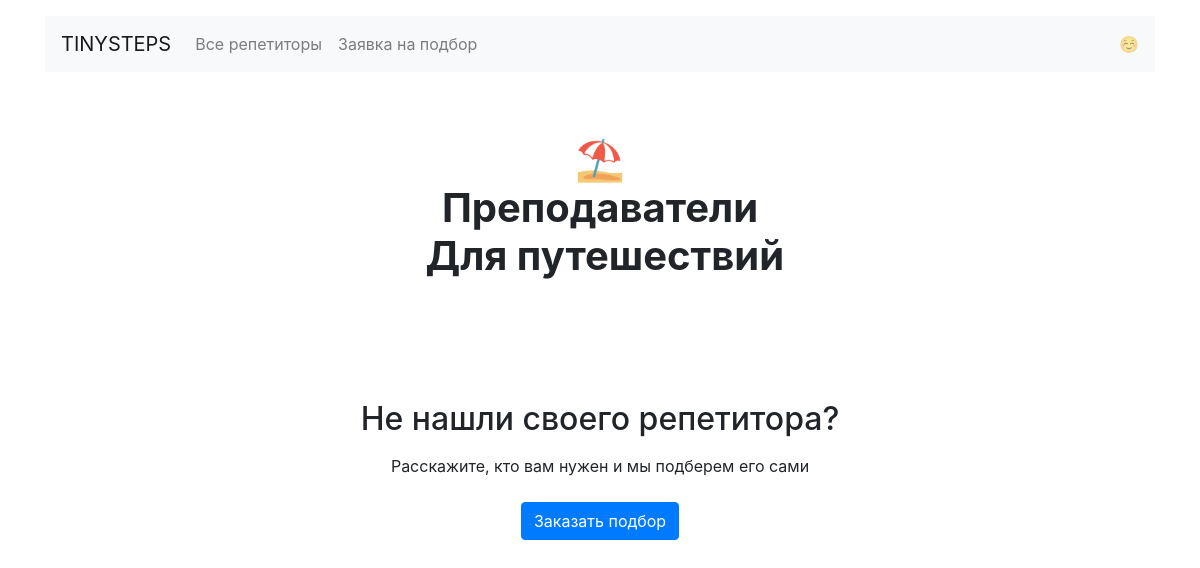
Page /goals/travel/ on the earlier database version.
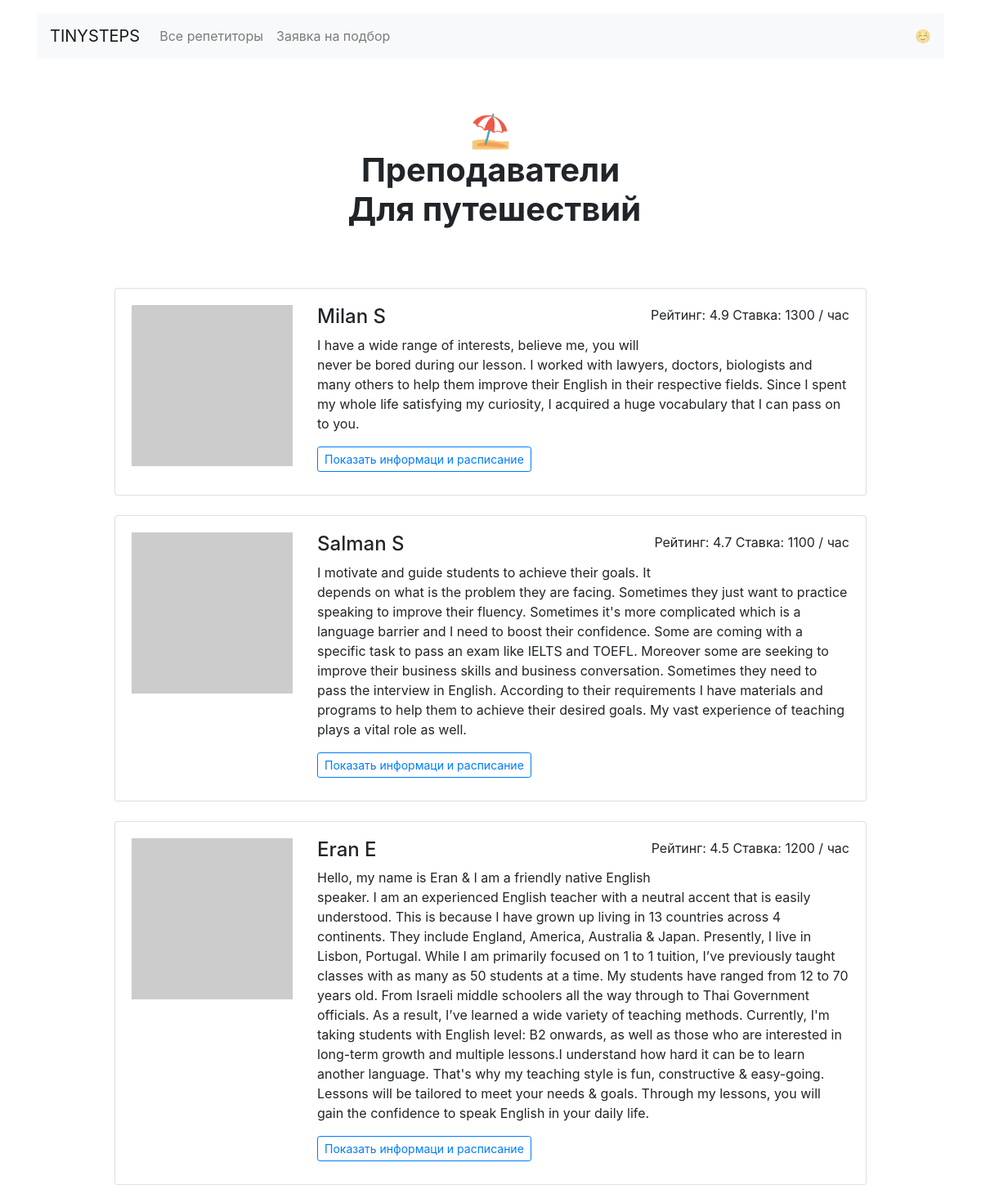
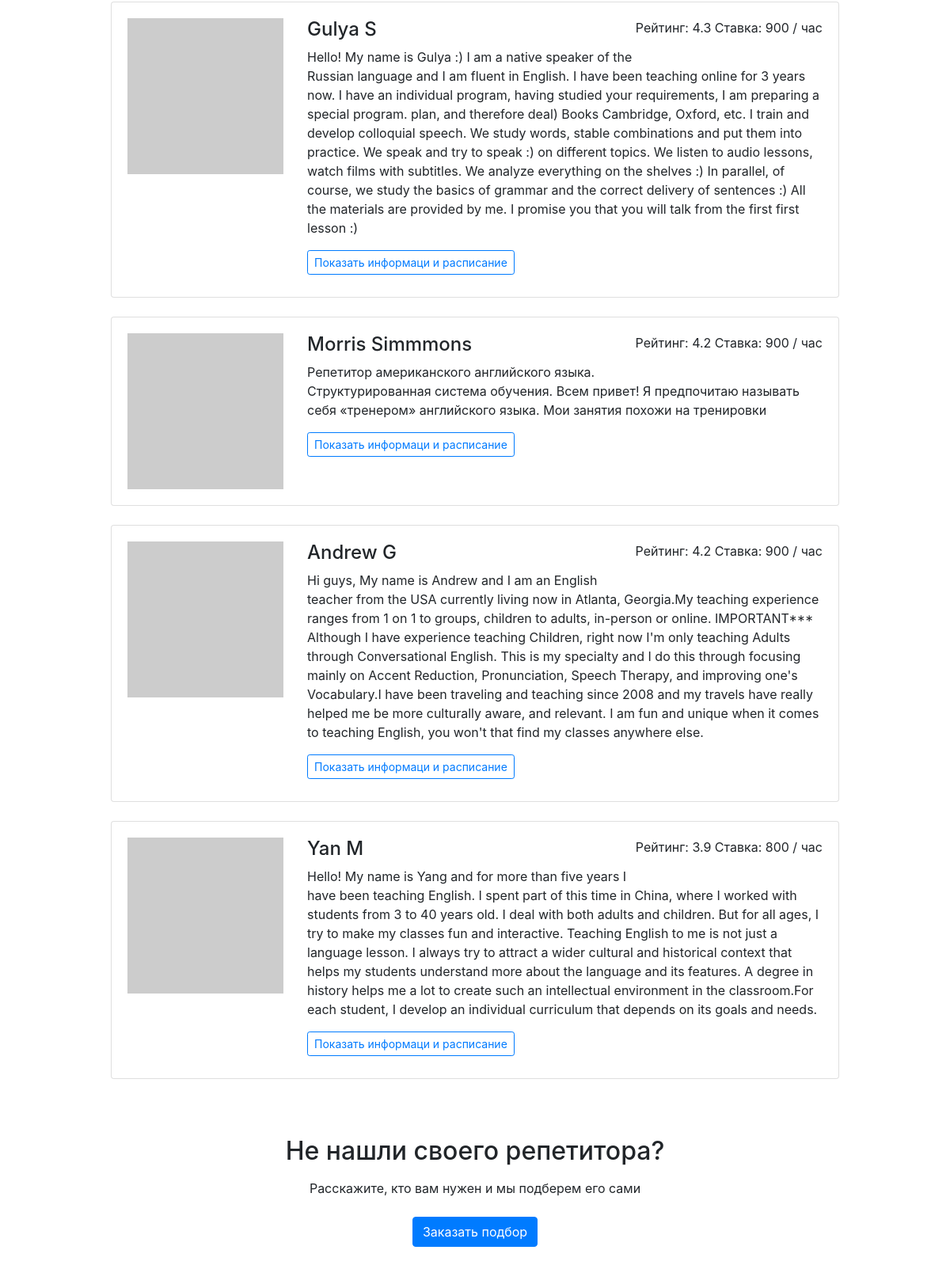
Same page on the later database version (2 pictures, top to bottom).
### app.py (models this page shows)
class Teacher(db.Model):
    __tablename__ = "teachers"
    id = db.Column(db.Integer, primary_key=True)
    name = db.Column(db.String, nullable=False)
    price = db.Column(db.Integer, nullable=False)
    schedule = db.Column(db.String, nullable=False)
    rating = db.Column(db.Float, nullable=False)
    picture = db.Column(db.String, nullable=False)
    about = db.Column(db.String, nullable=False)
    goals = db.Column(db.String, nullable=False)
    students = db.relationship("Booking", back_populates="teacher")

### app.py (the view)
@app.route('/goals/<goal>/')
def goal_page(goal):
    if goal == 'travel':
        emoji_item = emoji[0]
    elif goal == 'work':
        emoji_item = emoji[2]
    elif goal == 'study':
        emoji_item = emoji[1]
    elif goal == 'programming':
        emoji_item = emoji[4]
    else:
        emoji_item = emoji[3]
    teachers_goal_list = db.session.query(Teacher).filter(Teacher.goals.contains(goal)).all()
    sorted_by_rating_teachers_goal_list = sorted(teachers_goal_list, key=lambda teachers: teachers.rating, reverse=True)
    return render_template('goal.html',
                           goal=goal,
                           goals_file=goals_file,
                           sorted_by_rating_teachers_goal_list=sorted_by_rating_teachers_goal_list,
                           emoji=emoji,
                           emoji_item=emoji_item
                           )

### templates/goal.html (shortened to what this page needs)
{% extends 'base.html' %}
{% block container %}
  <main class="container mt-3">
    <h1 class="h1 text-center w-50 mx-auto mt-1 py-5 mb-4"><strong>{{ emoji_item }}<br />Преподаватели <br>  {{ goals_file[goal] }}</strong></h1>
      <div class="row">
      <div class="col-12 col-lg-10 offset-lg-1 m-auto">{% for teacher in sorted_by_rating_teachers_goal_list %}
        <div class="card mb-4">
          <div class="card-body">
            <div class="row">
              <div class="col-3"><img src="{{ teacher['picture'] }}" class="img-fluid" alt=""></div>
              <div class="col-9">
                <p class="float-right">Рейтинг: {{ teacher['rating'] }} Ставка: {{ teacher['price'] }} / час</p>
                <h2 class="h4">{{ teacher['name'] }}</h2>
                <p>{{ teacher['about'] }}</p>
                <a href="/profiles/{{ teacher['id'] }}" class="btn btn-outline-primary btn-sm mr-3 mb-2">Показать информаци и расписание</a>
              </div>
            </div>
          </div>
        </div>{% endfor %}
      </div>
    </div>
    <h2 class="text-center mt-5 mb-3">Не нашли своего репетитора?</h2>
    <p class="text-center mb-4">Расскажите, кто вам нужен и мы подберем его сами</p>
    <div class="text-center pb-5">
        <a href="/request/" class="btn btn-primary">Заказать подбор</a>
    </div>
  </main>
</body>{% endblock %}

### templates/base.html (shortened to what this page needs)
<!DOCTYPE html>
<html lang="ru">
<head>
  <link rel="stylesheet" href="https://stackpath.bootstrapcdn.com/bootstrap/4.3.1/css/bootstrap.min.css">
</head>
<body>
  <header class="container mt-3">
    <nav class="navbar navbar-expand-lg navbar-light bg-light">
      <a class="navbar-brand" href="/">TINYSTEPS</a>
      <div class="collapse navbar-collapse" id="navbarNav">
        <ul class="navbar-nav">
          <li class="nav-item">
            <a class="nav-link" href="/all/">Все репетиторы</a>
          </li>
          <li class="nav-item">
            <a class="nav-link" href="/request/">Заявка на подбор</a>
          </li>
        </ul>
      </div>
      <span class="navbar-text d-sm-none d-lg-block">
        ☺️
      </span>
    </nav>
  </header>
{% block container %}{% endblock %}

Differences in the rows shown:
added Teacher: rating "4.9", price "1300", name "Milan S", about "I have a wide range of interests, believe me, you will never be bored during our lesson. I worked with lawyers, doctors, biologists and many others to help them improve their English in their respective fields. Since I spent my whole life satisfying my curiosity, I acquired a huge vocabulary that I can pass on to you."
added Teacher: rating "4.7", price "1100", name "Salman S", about "I motivate and guide students to achieve their goals. It depends on what is the problem they are facing. Sometimes they just want to practice speaking to improve their fluency. Sometimes it's more complicated which is a language barrier and I need to boost their confidence. Some are coming with a specific task to pass an exam like IELTS and TOEFL. Moreover some are seeking to improve their business skills and business conversation. Sometimes they need to pass the interview in English. According to their requirements I have materials and programs to help them to achieve their desired goals. My vast experience of teaching plays a vital role as well."
added Teacher: rating "4.5", price "1200", name "Eran E", about "Hello, my name is Eran & I am a friendly native English speaker. I am an experienced English teacher with a neutral accent that is easily understood. This is because I have grown up living in 13 countries across 4 continents. They include England, America, Australia & Japan. Presently, I live in Lisbon, Portugal. While I am primarily focused on 1 to 1 tuition, I’ve previously taught classes with as many as 50 students at a time. My students have ranged from 12 to 70 years old. From Israeli middle schoolers all the way through to Thai Government officials. As a result, I’ve learned a wide variety of teaching methods. Currently, I'm taking students with English level: B2 onwards, as well as…"
added Teacher: rating "4.3", price "900", name "Gulya S", about "Hello! My name is Gulya :) I am a native speaker of the Russian language and I am fluent in English. I have been teaching online for 3 years now. I have an individual program, having studied your requirements, I am preparing a special program. plan, and therefore deal) Books Cambridge, Oxford, etc. I train and develop colloquial speech. We study words, stable combinations and put them into practice. We speak and try to speak :) on different topics. We listen to audio lessons, watch films with subtitles. We analyze everything on the shelves :) In parallel, of course, we study the basics of grammar and the correct delivery of sentences :) All the materials are provided by me. I promise you…"
added Teacher: rating "4.2", price "900", name "Morris Simmmons", about "Репетитор американского английского языка. Структурированная система обучения. Всем привет! Я предпочитаю называть себя «тренером» английского языка. Мои занятия похожи на тренировки"
added Teacher: rating "4.2", price "900", name "Andrew G", about "Hi guys, My name is Andrew and I am an English teacher from the USA currently living now in Atlanta, Georgia.My teaching experience ranges from 1 on 1 to groups, children to adults, in-person or online. IMPORTANT*** Although I have experience teaching Children, right now I'm only teaching Adults through Conversational English. This is my specialty and I do this through focusing mainly on Accent Reduction, Pronunciation, Speech Therapy, and improving one's Vocabulary.I have been traveling and teaching since 2008 and my travels have really helped me be more culturally aware, and relevant. I am fun and unique when it comes to teaching English, you won't that find my classes anywhere else."
added Teacher: rating "3.9", price "800", name "Yan M", about "Hello! My name is Yang and for more than five years I have been teaching English. I spent part of this time in China, where I worked with students from 3 to 40 years old. I deal with both adults and children. But for all ages, I try to make my classes fun and interactive. Teaching English to me is not just a language lesson. I always try to attract a wider cultural and historical context that helps my students understand more about the language and its features. A degree in history helps me a lot to create such an intellectual environment in the classroom.For each student, I develop an individual curriculum that depends on its goals and needs."
